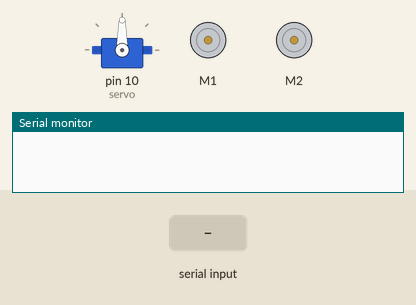
Recording of a sketch running on a simulated Arduino Uno, built with avr-gcc and run on an emulated ATmega328P. Shown: servo, 2 × DC motor (green arrow = forward, orange = backward, longer = faster), the last lines printed to the serial monitor. The test bench sets the inputs (shaded band).

Above: at 1.2 s.
1.3 s: "30,150\n" received over Serial
At 2.5 s:
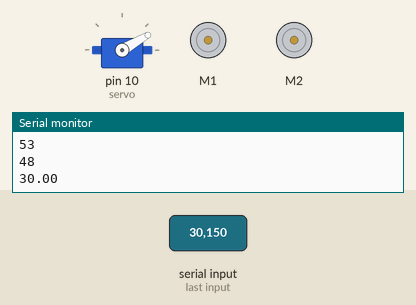
2.8 s: "90,45\n" received over Serial
At 3.4 s:
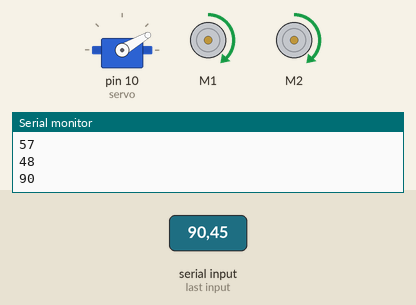
4.3 s: "5\n" received over Serial
At 4.6 s:
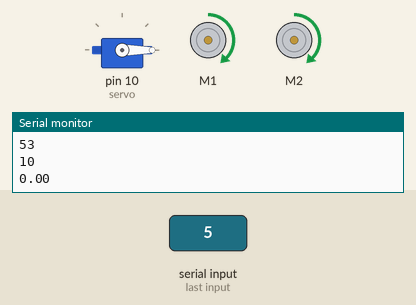
5.8 s: "200\n" received over Serial
At 6.9 s:
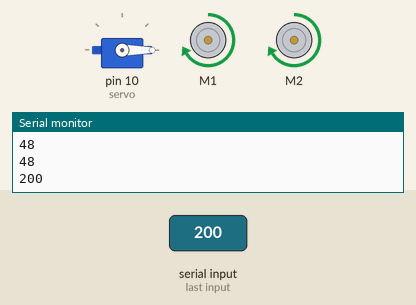
7.3 s: "1,90,45\n" received over Serial
At 8.3 s:
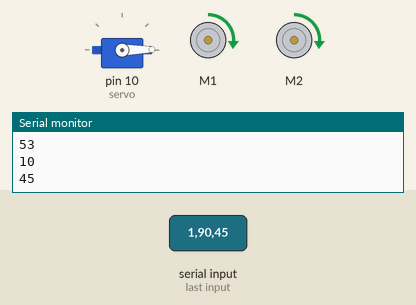
8.8 s: "90,45\n" received over Serial
At 9.4 s:
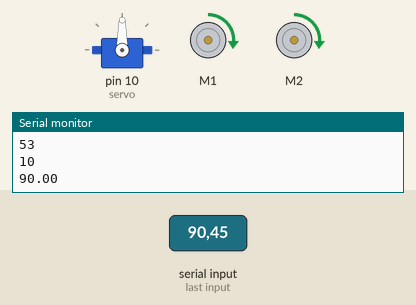
Timing chart, 0 to 11.3 s (numbered marks = the images above; inputs shaded):
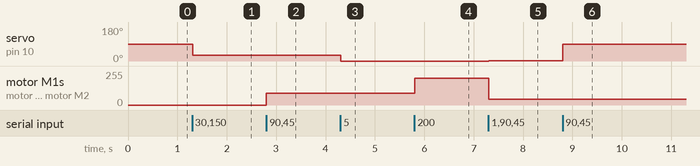

The sketch:

arduino_sketch.ino
```cpp
#include <Wire.h>
#include <Servo.h>
#include <Adafruit_MotorShield.h>
#include "utility/Adafruit_MS_PWMServoDriver.h"

Adafruit_MotorShield AFMS = Adafruit_MotorShield();

Adafruit_DCMotor *motor1 = AFMS.getMotor(1);
Adafruit_DCMotor *motor2 = AFMS.getMotor(2);

Servo servo;

bool flag = true;

void setup() {

    AFMS.begin();
    servo.attach(10);
    Serial.begin(9600);

    motor1->run(FORWARD);
    motor2->run(FORWARD);

}

void loop() {

    if (flag){

        if (Serial.available() >= 6){
            Serial.println();
            unsigned char angle_command[6];
            for (int i = 0; i < 6; i ++) {
                angle_command[i] = Serial.read();
                Serial.println(angle_command[i]);
            }
            float angle_ = atof(angle_command);
            Serial.println(angle_);
            flag = false;
            servo.write(angle_);
        }

    }
    else{

        if (Serial.available() >= 3){
            Serial.println();
            unsigned char speed_command[3];
            for (int i = 0; i < 3; i ++) {
                speed_command[i] = Serial.read();
                Serial.println(speed_command[i]);
            }
            int speed_ = atoi(speed_command);
            Serial.println(speed_);
            flag = true;
            motor1->setSpeed(speed_);
            motor2->setSpeed(speed_);
        }

    }

}
```

Measured:
- after the input at 1.3 s, servo on pin 10 (servo): 90° → 30° at once
- after the input at 2.8 s, motor M1, motor M2: stopped → forward 90/255 at once
- after the input at 4.3 s, servo on pin 10 (servo): 30° → 0° at once
- after the input at 5.8 s, motor M1, motor M2: forward 90/255 → forward 200/255 at once
- after the input at 7.3 s, servo on pin 10 (servo): 0° → 1° at once; motor M1, motor M2: forward 200/255 → forward 45/255 at once
- after the input at 8.8 s, servo on pin 10 (servo): 1° → 90° at once
